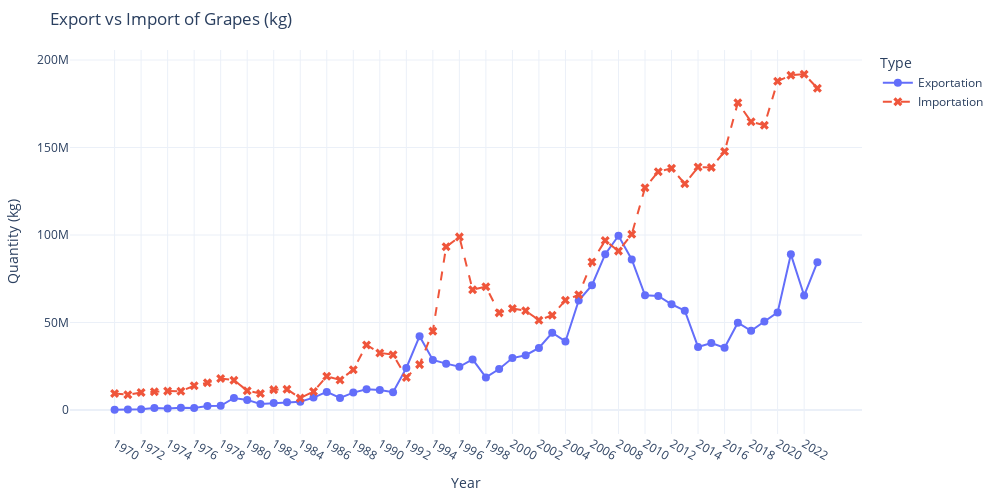

Notebook source saved alongside this figure:
### Code cell
import plotly.graph_objects as go

# Comparison of Export and Import of Grapes over the Years
# Group export and import data
export_series = df_exp.groupby("Year")["Quantity (kg)"].sum()
import_series = df_imp.groupby("Year")["Quantity (kg)"].sum()

# Create interactive line plot
fig = go.Figure()

fig.add_trace(go.Scatter(
    x=export_series.index,
    y=export_series.values,
    mode="lines+markers",
    name="Exportation",
    marker=dict(symbol="circle", size=8),
    line=dict(width=2)
))

fig.add_trace(go.Scatter(
    x=import_series.index,
    y=import_series.values,
    mode="lines+markers",
    name="Importation",
    marker=dict(symbol="x", size=8),
    line=dict(width=2, dash="dash")
))

# Customize layout
fig.update_layout(
    title="Export vs Import of Grapes (kg)",
    xaxis_title="Year",
    yaxis_title="Quantity (kg)",
    template="plotly_white",
    width=1000,
    height=500,
    xaxis=dict(type="category"),
    legend_title="Type",
    margin=dict(t=50, r=60, b=60, l=60)
)

fig.show()
